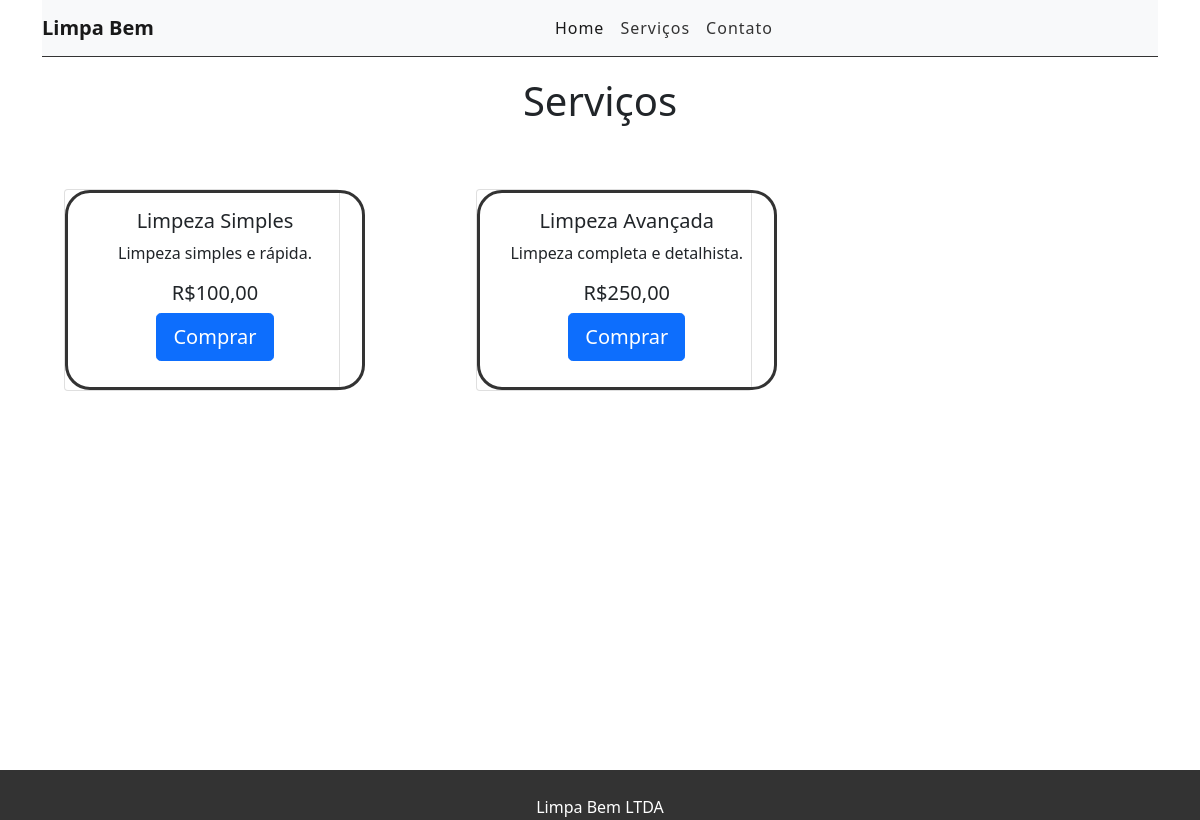
The page /servicos/ on the database its author committed.
### servicos/models.py (models this page shows, shortened)
class Servico(models.Model):
    nome = models.CharField(max_length = 255)
    valor = models.DecimalField(max_digits = 7, decimal_places = 2)
    descricao = models.TextField(default='Descrição')

### servicos/views.py (the view)
# urls.py: path('', views.verServicos, name='url_servico'),
def verServicos(request):
    data = {}
    servico = Servico.objects.all()
    data['servico'] = servico
    return render(request, 'servicos.html', data)

### servicos/templates/servicos.html (shortened to what this page needs)
{% extends 'base.html' %}
{% load static %}
{% block content %}
    <div class="title">
        <h1>Serviços</h1>
    </div>
    <div class="servicos">
      <div class="row">
          {% for servicos in servico %}
          <div class="col-sm-6">
              <div class="card">
                  <div class="card-body">
                      <h5 class="card-title">{{ servicos.nome }}</h5>
                      <p class="card-text">{{ servicos.descricao }}</p>
                      <h5 class="card-title">R${{ servicos.valor }}</h5>
                      <a href="{% url 'url_comprar-servico' %}" class="btn btn-primary btn-lg">Comprar</a>
                  </div>
              </div>
          </div>
          {% endfor %}
      </div>
  </div>
{% endblock %}

### static/css/style.css (style rules this page uses)
* { padding: 0; }
html, body { height: 100%; margin: 0; }
a { text-decoration: none; color:inherit; }
div.row { margin-left: 10px; padding: 0; }
.title { text-align: center; }
.col-sm-6 { text-align: center; margin-top: 5%; margin-right: 10%; width: 300px; }
.card-body { width: 300px; height: 200px; border: 1px solid #333; border-radius: 25px; border-width: 3px; }

### rows shown on the page
Servico: nome "Limpeza Simples", descricao "Limpeza simples e rápida.", valor "100,00"
Servico: nome "Limpeza Avançada", descricao "Limpeza completa e detalhista.", valor "250,00"
